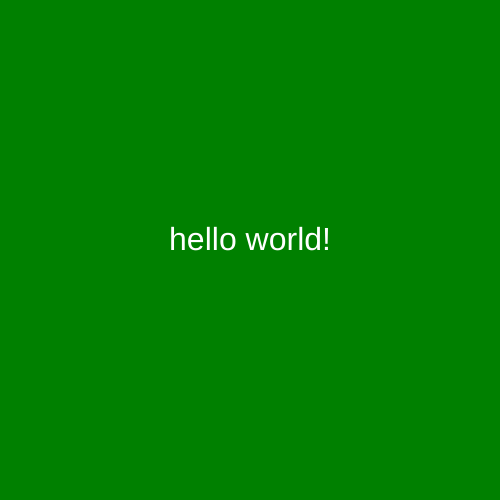
Frame 1 (no input)
Frame 60 (no input): identical to frame 1, image omitted
Frame 120 (the mouse pressed at the canvas centre since frame 60): identical to frame 1, image omitted

The p5.js sketch that drew this single still picture (run headless with seeded random() and noise() and a simulated clock; from frame 60 on, the mouse is pressed at the canvas centre):

// p5.js sketch
// ── sketch.js
function setup() {
  createCanvas(500, 500);
  textAlign(CENTER) ;
}

function draw() {
  background('green') ;
  fill('white') ;
  textSize(32) ;
  text("hello world!", width/2, height/2) ;
}
